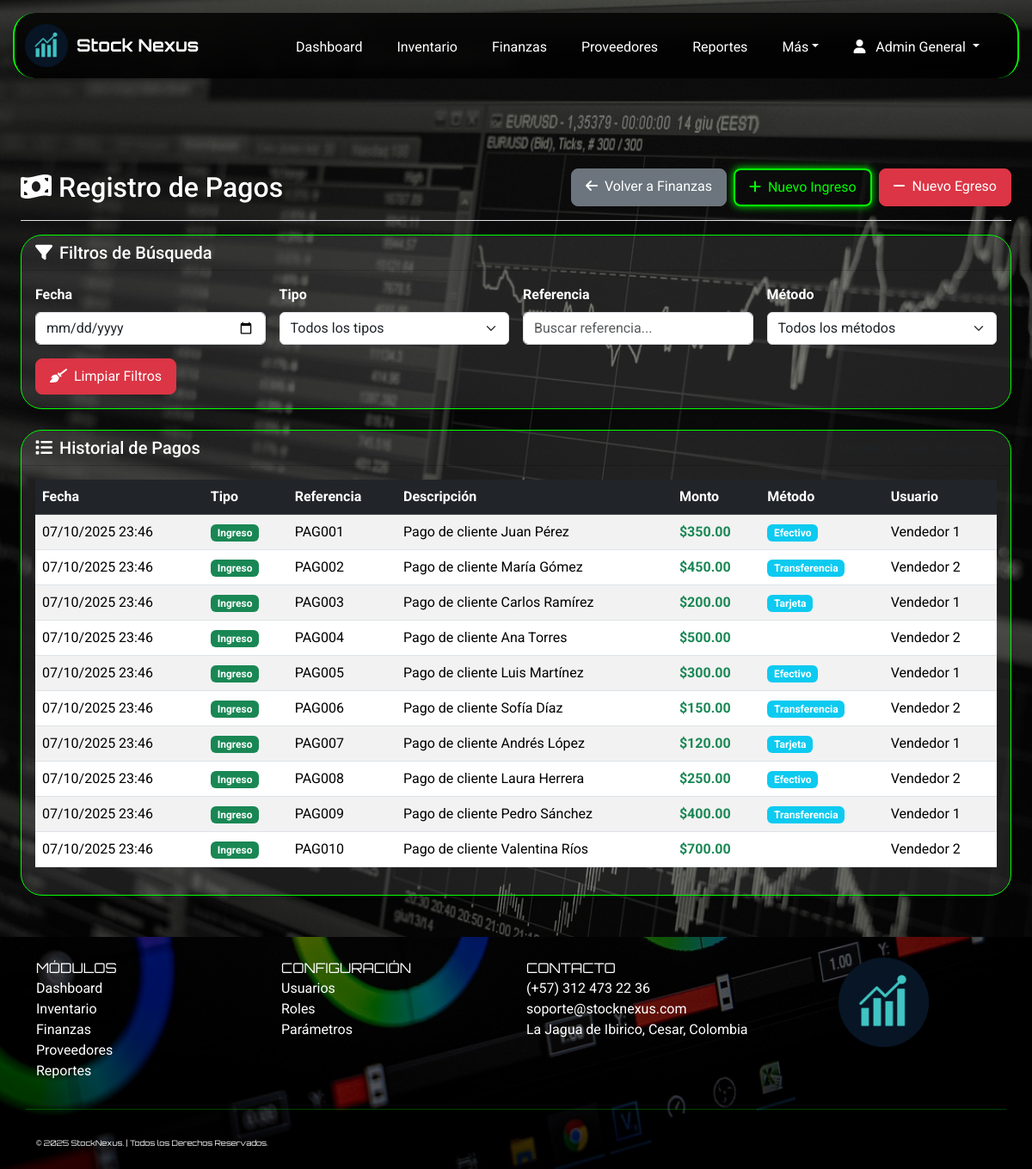
The page /index.php?page=pagos (signed in) on the database as committed earlier.
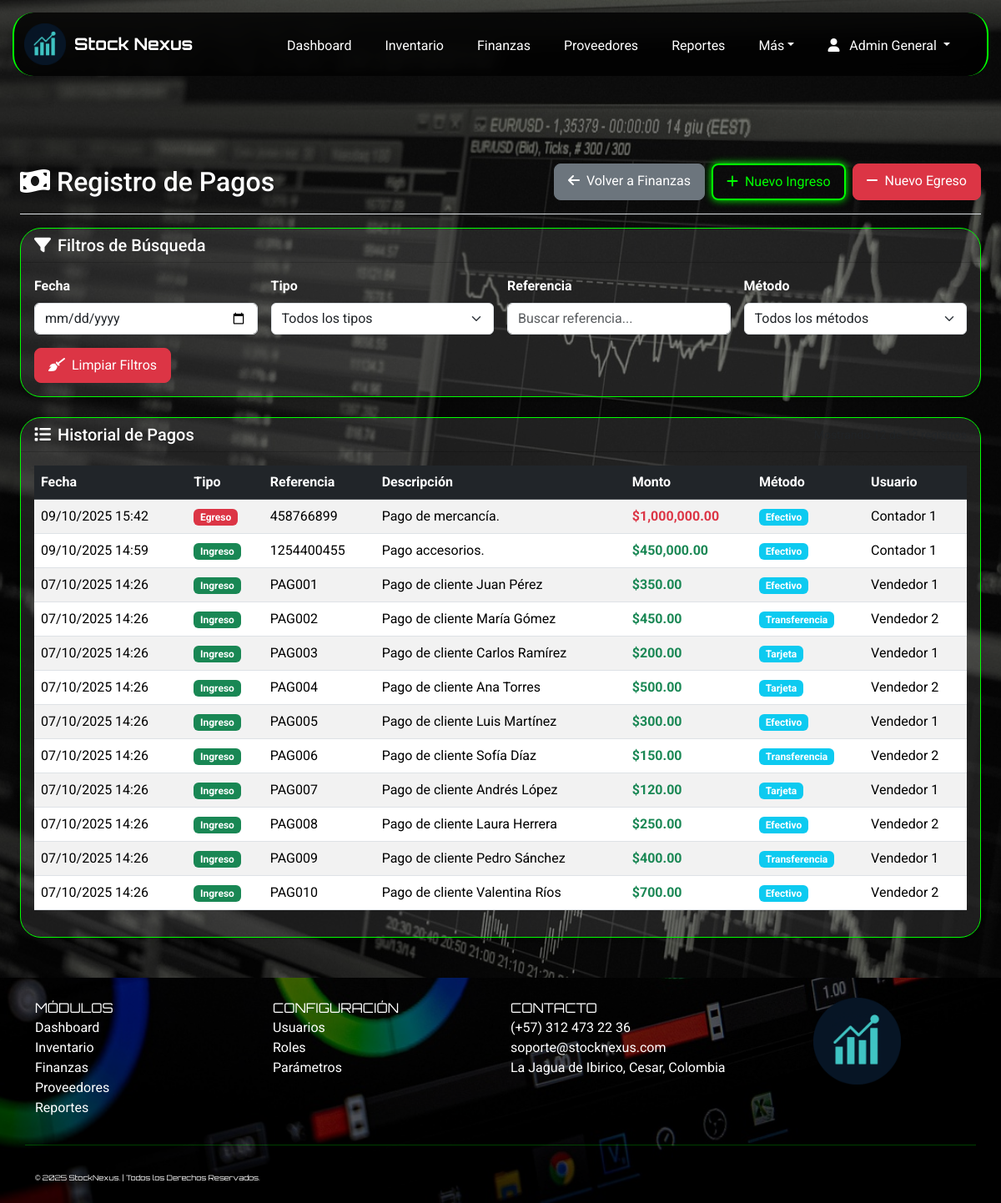
The same page on the database as committed later.
### tables this page shows
CREATE TABLE IF NOT EXISTS `pagos` (
  `id_pago` int(11) NOT NULL AUTO_INCREMENT,
  `tipo_pago` enum('Ingreso','Egreso') NOT NULL,
  `referencia` varchar(100) DEFAULT NULL,
  `descripcion` text DEFAULT NULL,
  `monto` decimal(14,2) NOT NULL,
  `fecha_pago` datetime DEFAULT current_timestamp(),
  `metodo_pago` enum('Efectivo','Transferencia','Tarjeta') DEFAULT 'Efectivo',
  `id_usuario` int(11) DEFAULT NULL,
  PRIMARY KEY (`id_pago`),
  KEY `idx_pagos_usuario` (`id_usuario`)
);

CREATE TABLE IF NOT EXISTS `usuarios` (
  `id_usuario` int(11) NOT NULL AUTO_INCREMENT,
  `nombre_completo` varchar(100) NOT NULL,
  `correo` varchar(100) NOT NULL,
  `usuario` varchar(50) NOT NULL,
  `contrasena` varchar(255) NOT NULL,
  `rol` enum('Administrador','Vendedor','Contador','Bodeguero') DEFAULT 'Vendedor',
  `estado` enum('Activo','Inactivo') DEFAULT 'Activo',
  `fecha_creacion` datetime DEFAULT current_timestamp(),
  `token_recuperacion` varchar(64) DEFAULT NULL,
  `token_expiracion` datetime DEFAULT NULL,
  PRIMARY KEY (`id_usuario`),
  UNIQUE KEY `uk_usuarios_correo` (`correo`),
  UNIQUE KEY `uk_usuarios_usuario` (`usuario`),
  KEY `idx_token_recuperacion` (`token_recuperacion`)
);

### app/controllers/FinanzaController.php (called while the page is built, shortened)
<?php
class FinanzaController {
    private $db;
    public function __construct($database) {
        $this->db = $database;
    }
    public function listarPagos() {
        try {
            $stmt = $this->db->query("
                SELECT p.*, u.nombre_completo as usuario_nombre
                FROM pagos p
                LEFT JOIN usuarios u ON p.id_usuario = u.id_usuario
                ORDER BY p.fecha_pago DESC
            ");
            return $stmt->fetchAll();
        } catch (PDOException $e) {
            error_log("Error en listarPagos: " . $e->getMessage());
            return [];
        }
    }
}
?>

### app/views/Finanzas/pagos.php (the view, shortened to what the changed rows need)
<?php
$finanzaController = new FinanzaController($db);
$pagos = $finanzaController->listarPagos();
?>
<div class="container-fluid px-4 pb-5" style="margin-top:180px;">
    <div class="d-flex justify-content-between flex-wrap flex-md-nowrap align-items-center pt-3 pb-2 mb-3 border-bottom">
        <h1 class="h2"><i class="fas fa-money-bill-wave me-2"></i>Registro de Pagos</h1>
    </div>
    <div class="card shadow-sm">
        <div class="card-body">
            <div class="table-responsive">
                <table class="table table-striped table-hover" id="tablaPagos">
                    <thead class="table-dark">
                        <tr>
                            <th>Fecha</th>
                            <th>Tipo</th>
                            <th>Referencia</th>
                            <th>Descripción</th>
                            <th>Monto</th>
                            <th>Método</th>
                            <th>Usuario</th>
                        </tr>
                    </thead>
                    <tbody id="tbodyPagos">
                        <?php foreach ($pagos as $pago): ?>
                        <tr>
                            <td data-fecha="<?= date('Y-m-d', strtotime($pago['fecha_pago'])) ?>">
                                <?= date('d/m/Y H:i', strtotime($pago['fecha_pago'])) ?>
                            </td>
                            <td data-tipo="<?= $pago['tipo_pago'] ?>">
                                <span class="badge bg-<?= $pago['tipo_pago'] == 'Ingreso' ? 'success' : 'danger' ?>">
                                    <?= $pago['tipo_pago'] ?>
                                </span>
                            </td>
                            <td data-referencia="<?= strtolower($pago['referencia']) ?>">
                                <?= $pago['referencia'] ?>
                            </td>
                            <td><?= $pago['descripcion'] ?></td>
                            <td class="<?= $pago['tipo_pago'] == 'Ingreso' ? 'text-success' : 'text-danger' ?>">
                                <strong>$<?= number_format($pago['monto'], 2) ?></strong>
                            </td>
                            <td data-metodo="<?= $pago['metodo_pago'] ?>">
                                <span class="badge bg-info"><?= $pago['metodo_pago'] ?></span>
                            </td>
                            <td><?= $pago['usuario_nombre'] ?></td>
                        </tr>
                        <?php endforeach; ?>
                    </tbody>
                </table>
            </div>
        </div>
    </div>
</div>

Rows that differ between the two databases and show on the page:
added pagos: fecha_pago "09/10/2025 15:42", tipo_pago "Egreso", referencia "458766899", descripcion "Pago de mercancía.", monto "1,000,000.00", metodo_pago "Efectivo", id_usuario.nombre_completo "Contador 1"
added pagos: fecha_pago "09/10/2025 14:59", tipo_pago "Ingreso", referencia "1254400455", descripcion "Pago accesorios.", monto "450,000.00", metodo_pago "Efectivo", id_usuario.nombre_completo "Contador 1"
changed pagos "PAG001": fecha_pago "07/10/2025 23:46" → "07/10/2025 14:26"
changed pagos "PAG002": fecha_pago "07/10/2025 23:46" → "07/10/2025 14:26"
changed pagos "PAG003": fecha_pago "07/10/2025 23:46" → "07/10/2025 14:26"
changed pagos "PAG004": fecha_pago "07/10/2025 23:46" → "07/10/2025 14:26"; metodo_pago (not shown) → "Tarjeta"
changed pagos "PAG005": fecha_pago "07/10/2025 23:46" → "07/10/2025 14:26"
changed pagos "PAG006": fecha_pago "07/10/2025 23:46" → "07/10/2025 14:26"
changed pagos "PAG007": fecha_pago "07/10/2025 23:46" → "07/10/2025 14:26"
changed pagos "PAG008": fecha_pago "07/10/2025 23:46" → "07/10/2025 14:26"
changed pagos "PAG009": fecha_pago "07/10/2025 23:46" → "07/10/2025 14:26"
changed pagos "PAG010": fecha_pago "07/10/2025 23:46" → "07/10/2025 14:26"; metodo_pago (not shown) → "Efectivo"
